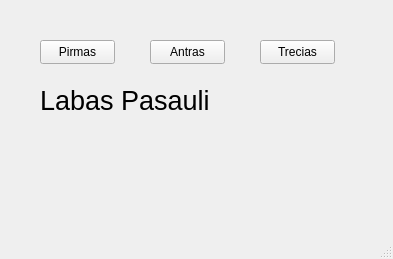
<?xml version="1.0" encoding="UTF-8"?>
<ui version="4.0">
 <class>MainWindow</class>
 <widget class="QMainWindow" name="MainWindow">
  <property name="geometry">
   <rect>
    <x>0</x>
    <y>0</y>
    <width>393</width>
    <height>259</height>
   </rect>
  </property>
  <property name="windowTitle">
   <string>MainWindow</string>
  </property>
  <widget class="QWidget" name="centralwidget">
   <widget class="QPushButton" name="antras_mygtukas">
    <property name="geometry">
     <rect>
      <x>150</x>
      <y>40</y>
      <width>75</width>
      <height>24</height>
     </rect>
    </property>
    <property name="text">
     <string>Antras</string>
    </property>
   </widget>
   <widget class="QPushButton" name="trecias_mygtukas">
    <property name="geometry">
     <rect>
      <x>260</x>
      <y>40</y>
      <width>75</width>
      <height>24</height>
     </rect>
    </property>
    <property name="text">
     <string>Trecias</string>
    </property>
   </widget>
   <widget class="QPushButton" name="pirmas_mygtukas">
    <property name="geometry">
     <rect>
      <x>40</x>
      <y>40</y>
      <width>75</width>
      <height>24</height>
     </rect>
    </property>
    <property name="text">
     <string>Pirmas</string>
    </property>
   </widget>
   <widget class="QLabel" name="zinute">
    <property name="geometry">
     <rect>
      <x>40</x>
      <y>80</y>
      <width>321</width>
      <height>41</height>
     </rect>
    </property>
    <property name="font">
     <font>
      <family>Tahoma</family>
      <pointsize>20</pointsize>
      <bold>false</bold>
     </font>
    </property>
    <property name="cursor">
     <cursorShape>CrossCursor</cursorShape>
    </property>
    <property name="layoutDirection">
     <enum>Qt::LeftToRight</enum>
    </property>
    <property name="text">
     <string>Labas Pasauli</string>
    </property>
   </widget>
  </widget>
  <widget class="QMenuBar" name="menubar">
   <property name="geometry">
    <rect>
     <x>0</x>
     <y>0</y>
     <width>393</width>
     <height>22</height>
    </rect>
   </property>
  </widget>
  <widget class="QStatusBar" name="statusbar"/>
 </widget>
 <resources/>
 <connections/>
</ui>
